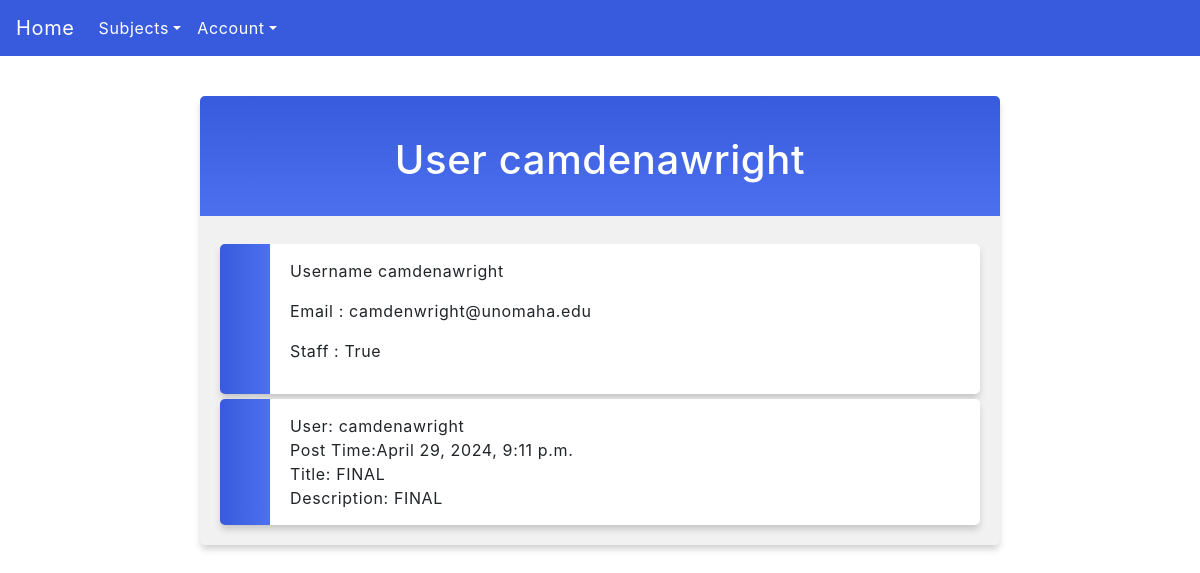
Page /users/userDetails/1/ on the committed database.
### posts/models.py (models this page shows, shortened)
class Ticket(models.Model):
    user = models.ForeignKey(User, blank = True, null = True, on_delete = models.PROTECT)
    username = models.CharField("Username", max_length = 100, blank = True, null = True)
    title = models.CharField("Title", max_length = 100)
    time_of_post = models.DateTimeField("Time of Post",auto_now_add=True)
    post_description = models.CharField("Description", max_length = 500, null = True)
    pdf_file = models.FileField('PDF File', null = True, blank = True, validators=[FileExtensionValidator(allowed_extensions=['pdf', 'doc'])])
    video_file = models.FileField('Video File', null = True, blank = True, validators=[FileExtensionValidator(allowed_extensions=['mp4'])])
    video_website_address = models.URLField('Video Adress', null = True, blank = True)
    ticket_course = models.ForeignKey('Course', on_delete=models.PROTECT)  # ForeignKey relationship with Course

### posts/views.py (the view)
# urls.py: path('users/userDetails/<int:user_id>/', views.userDetails, name="User Details"),
def userDetails(request, user_id):
    isAuthenticated = request.user.is_authenticated
    user = get_object_or_404(User, pk=user_id)
    tickets = Ticket.objects.filter(user=user)
    return render(request, 'user_details.html', {'user': user, 'tickets': tickets, 'isAuthenticated': isAuthenticated,})

### posts/templates/user_details.html (shortened to what this page needs)
{% extends "master.html" %}
{% block content %}
  <div class = "forum">
    <h1>User {{ user.get_username }}</h1>
  <ul>
    <li>
      <p>Username {{ user.get_username }}</p>
      <p>Email : {{ user.email }}</p>
      <p>Staff : {{ user.is_staff }}</p>
    </li>
    {% for ticket in tickets %}
      <li>
        User: {{ ticket.user }}
        <br>
        Post Time:{{ticket.time_of_post}}
        <br>
        Title: {{ ticket.title }}
        <br>
        Description: {{ ticket.post_description}}
        <br>
      </li>
    {% endfor %}
  </ul>
</div>
{% endblock %}

### posts/static/myfirst.css (style rules this page uses)
body { margin:0; font: 600 18px 'Source Sans Pro', sans-serif; letter-spacing: 0.64px; color: #585d74; }
.forum { background-color: #f1f1f1; background-image: linear-gradient(to bottom, #375BDC, #4D70EF); background-size: 100% 120px; background-repeat: no-repeat; margin: 40px auto; width: 800px; border-radius: 5px; box-shadow: 0 5px 7px -1px rgba(51, 51, 51, 0.23); padding: 20px; }
.forum h1 { text-align: center; color:#ffffff; margin:20px 0 60px 0; }
.mycard ul, .forum ul { list-style-type: none; padding: 0; margin: 0; }
.mycard li, .forum li { background-color: #ffffff; background-image: linear-gradient(to right, #375BDC, #4D70EF); background-size: 50px 800px; background-repeat: no-repeat; cursor: pointer; transition: transform .25s; border-radius: 5px; box-shadow: 0 5px 7px -1px rgba(51, 51, 51, 0.23); padding: 15px; padding-left: 70px; margin-top: 5px; }

### rows in the picture
Ticket: user "camdenawright", time_of_post "April 29, 2024, 9:11 p.m.", title "FINAL", post_description "FINAL"

### other values in the picture
{{ user.get_username }} "camdenawright"
{{ user.email }} "camdenwright@unomaha.edu"
{{ user.is_staff }} "True"
